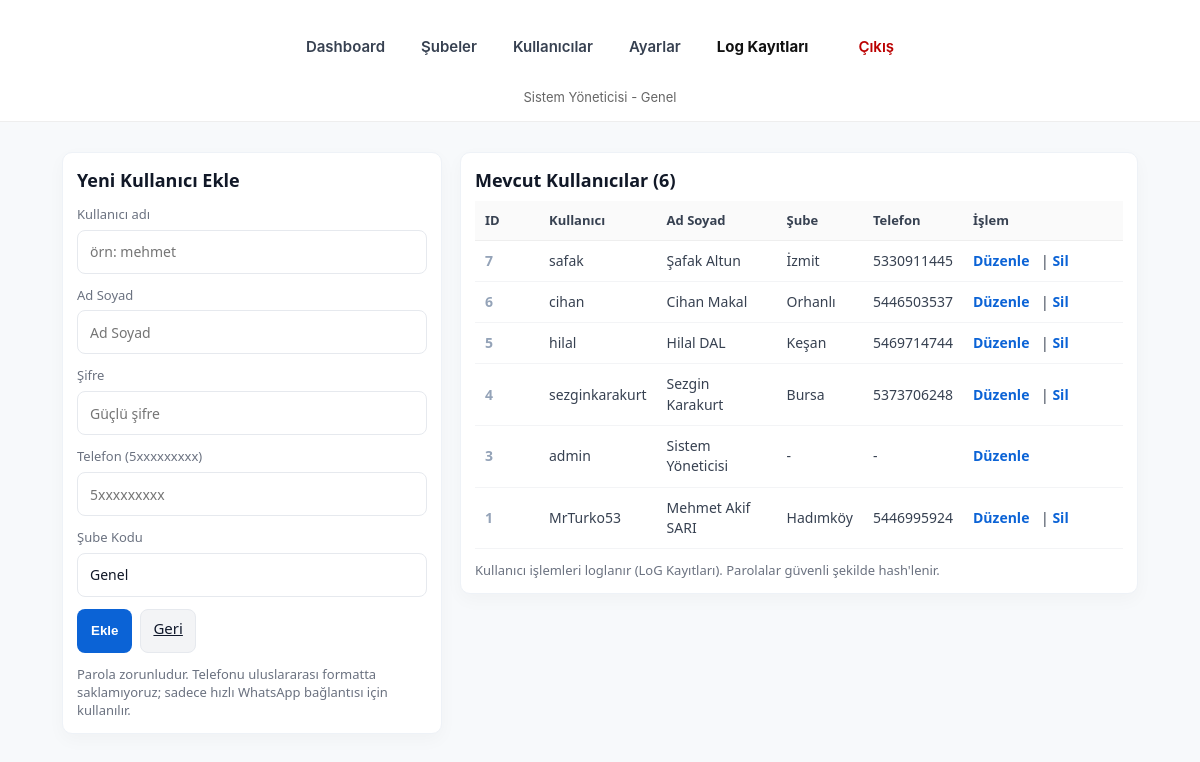
/panel/users.php (signed in), run on the app's committed database.
### tables this page shows
CREATE TABLE `users` (
  `id` int(11) NOT NULL,
  `username` varchar(100) NOT NULL,
  `fullname` varchar(200) DEFAULT NULL,
  `password_hash` varchar(255) NOT NULL,
  `branch_code` char(1) DEFAULT NULL,
  `avatar` varchar(255) DEFAULT NULL,
  `created_at` datetime DEFAULT current_timestamp(),
  `is_admin` tinyint(1) NOT NULL DEFAULT 0,
  `phone` varchar(30) DEFAULT NULL
);

### inc/helpers.php (called while the page is built, shortened)
<?php
$configPathCandidates = [
    __DIR__ . '/../config.php',
    __DIR__ . '/../../config.php',
];
$config = null;
foreach ($configPathCandidates as $p) {
    if (file_exists($p)) {
        $tmp = include $p;
        if (is_array($tmp)) { $config = $tmp; break; }
    }
}
function base_url() {
    global $config;
    $b = $config['base_url'] ?? '';
    $b = trim((string)$b);
    return rtrim($b, '/');
}
function asset($path) {
    $path = (string)$path;
    $path = trim($path);
    $b = base_url();
    if ($path[0] === '/') {
        return ($b === '') ? $path : $b . $path;
    }
    return ($b === '') ? '/' . ltrim($path, '/') : $b . '/' . ltrim($path, '/');
}
function asset_file_path($relPath) {
    $relPath = ltrim((string)$relPath, '/');
    $candidates = [
        __DIR__ . '/../' . $relPath,
        __DIR__ . '/../../' . $relPath,
        __DIR__ . '/../../../' . $relPath,
    ];
    foreach ($candidates as $fp) {
        if (file_exists($fp)) return $fp;
    }
    return false;
}
?>

### config.php (called while the page is built)
<?php
return [
    'db_host' => 'localhost',
    'db_name' => 'sirtkoyu_pnl',
    'db_user' => 'sirtkoyu_pnl',
    'db_pass' => 'UrouesQAqbOzgxa7',
    'base_url' => '/pnl2',
];

### inc/auth.php (called while the page is built, shortened)
<?php
function current_user() {
    return $_SESSION['user'] ?? null;
}
function is_admin() {
    $u = current_user();
    return $u && !empty($u['is_admin']);
}

### panel/users.php (the view, shortened to what this page needs)
<?php
require_once __DIR__ . '/../inc/auth.php';
require_once __DIR__ . '/../inc/helpers.php';
$db = db_connect();
$branches = ['1'=>'Bursa','2'=>'İzmit','3'=>'Orhanlı','4'=>'Hadımköy','5'=>'Keşan'];
$editUser = null;
$users = $db->query("SELECT id, username, fullname, branch_code, phone FROM users ORDER BY id DESC")->fetchAll(PDO::FETCH_ASSOC);
?>
<!doctype html>
<html lang="tr">
<head>
  <?php require_once __DIR__ . '/../inc/head.php'; ?>
  <link rel="stylesheet" href="<?php echo asset('/assets/css/panel-users.css'); ?>">
</head>
<body>
  <?php require_once __DIR__ . '/header.php'; ?>
  <main class="users-page">
    <div class="users-grid">
      <div class="card">
        <?php if ($editUser): ?>
          <h2>Kullanıcı Düzenle</h2>
          <form method="post" novalidate>
            <input type="hidden" name="action" value="update">
            <input type="hidden" name="id" value="<?php echo (int)$editUser['id']; ?>">
            <label>Kullanıcı adı</label>
            <input name="username" required value="<?php echo htmlspecialchars($editUser['username']); ?>">
            <label>Ad Soyad</label>
            <input name="fullname" value="<?php echo htmlspecialchars($editUser['fullname']); ?>">
            <label>Telefon (5xxxxxxxxx)</label>
            <input name="phone" value="<?php echo htmlspecialchars($editUser['phone'] ?? ''); ?>" placeholder="5xxxxxxxxx">
            <label>Şifre (değiştirmek istersen)</label>
            <input type="password" name="password" placeholder="Yeni şifre (boş bırakılınca değişmez)">
            <label>Şube Kodu</label>
            <select name="branch_code">
              <option value="">Genel</option>
              <?php foreach($branches as $k=>$v): ?>
                <option value="<?php echo $k; ?>" <?php echo ($editUser['branch_code'] == $k) ? 'selected' : ''; ?>><?php echo htmlspecialchars($v); ?></option>
              <?php endforeach; ?>
            </select>
            <div class="form-actions">
              <button class="btn-primary" type="submit">Güncelle</button>
              <a class="btn-secondary" href="users.php">İptal</a>
            </div>
          </form>
        <?php else: ?>
          <h2>Yeni Kullanıcı Ekle</h2>
          <form method="post" novalidate>
            <label>Kullanıcı adı</label>
            <input name="username" required placeholder="örn: mehmet">
            <label>Ad Soyad</label>
            <input name="fullname" placeholder="Ad Soyad">
            <label>Şifre</label>
            <input type="password" name="password" required placeholder="Güçlü şifre">
            <label>Telefon (5xxxxxxxxx)</label>
            <input name="phone" placeholder="5xxxxxxxxx">
            <label>Şube Kodu</label>
            <select name="branch_code">
              <option value="">Genel</option>
            </select>
            <div class="form-actions">
              <button class="btn-primary" type="submit">Ekle</button>
              <a class="btn-secondary" href="dashboard.php">Geri</a>
            </div>
            <div class="small-note">Parola zorunludur. Telefonu uluslararası formatta saklamıyoruz; sadece hızlı WhatsApp bağlantısı için kullanılır.</div>
          </form>
        <?php endif; ?>
      </div>
      <div class="card">
        <h2>Mevcut Kullanıcılar (<?php echo count($users); ?>)</h2>
        <div style="overflow:auto; max-height:640px; margin-top:8px;">
          <table class="users-table" role="table">
            <thead>
              <tr>
                <th style="width:64px">ID</th>
                <th>Kullanıcı</th>
                <th>Ad Soyad</th>
                <th>Şube</th>
                <th>Telefon</th>
                <th style="width:160px">İşlem</th>
              </tr>
            </thead>
            <tbody>
              <?php foreach($users as $u): ?>
                <tr>
                  <td><?php echo (int)$u['id']; ?></td>
                  <td><?php echo htmlspecialchars($u['username']); ?></td>
                  <td><?php echo htmlspecialchars($u['fullname']); ?></td>
                  <td><?php echo htmlspecialchars($branches[$u['branch_code']] ?? '-'); ?></td>
                  <td><?php echo htmlspecialchars($u['phone'] ?? '-'); ?></td>
                  <td class="action-links">
                    <a href="?edit=<?php echo (int)$u['id']; ?>">Düzenle</a>
                    <?php if ($u['id'] !== ($_SESSION['user']['id'] ?? 0)): ?>
                      | <a href="?delete=<?php echo (int)$u['id']; ?>" onclick="return confirm('Silinsin mi?')">Sil</a>
                    <?php else: ?>
                    <?php endif; ?>
                  </td>
                </tr>
              <?php endforeach; ?>
            </tbody>
          </table>
        </div>
        <div class="small-note" style="margin-top:12px">Kullanıcı işlemleri loglanır (LoG Kayıtları). Parolalar güvenli şekilde hash'lenir.</div>
      </div>
    </div>
  </main>
</body>
</html>

### inc/head.php (shortened to what this page needs)
<?php
require_once __DIR__ . '/helpers.php';
$cssRel = '/assets/css/style.css';
$cssUrl = asset($cssRel);
$cssFilePath = asset_file_path($cssRel);
$ver = $cssFilePath ? filemtime($cssFilePath) : time();
?>
<link rel="stylesheet" href="<?php echo htmlspecialchars($cssUrl . '?v=' . $ver, ENT_QUOTES, 'UTF-8'); ?>">

### panel/header.php
<?php
require_once __DIR__ . '/../inc/auth.php';
$user = current_user();
?>
<header style="text-align:center;padding:14px;border-bottom:1px solid #eee;background:#fff">
  <nav style="display:flex;justify-content:center;gap:12px;align-items:center;flex-wrap:wrap">
    <a href="dashboard.php">Dashboard</a>
    <a href="branches.php">Şubeler</a>
    <?php if (is_admin()): ?>
      <a href="users.php">Kullanıcılar</a>
      <a href="settings.php">Ayarlar</a>
      <a href="logs.php" style="font-weight:700;color:#111;">Log Kayıtları</a>
    <?php endif; ?>
    <a href="logout.php" style="margin-left:14px;color:#b00">Çıkış</a>
  </nav>
  <div style="margin-top:8px;color:#666;font-size:13px">
    <?php if ($user): ?>
      <?php echo htmlspecialchars($user['fullname'] ?? $user['username']); ?> - <?php echo htmlspecialchars($user['branch_code'] ? ('Şube: ' . $user['branch_code']) : 'Genel'); ?>
    <?php endif; ?>
  </div>
</header>

### assets/css/style.css (style rules this page uses)
:root { --bg: #f5f7fb; --card: #ffffff; --accent: #0b63d6; --muted: #6b7280; --success: #16a34a; --danger: #dc2626; --border: #e6e9ee; }
* { box-sizing:border-box }
html,body { height:100%;margin:0;font-family:Inter, system-ui, -apple-system, "Segoe UI", Roboto, "Helvetica Neue", Arial, "Noto Sans", sans-serif; }
body { background:var(--bg);color:#111827;-webkit-font-smoothing:antialiased;-moz-osx-font-smoothing:grayscale;line-height:1.45;font-size:15px }
label { display:block;font-size:13px;color:var(--muted);margin-top:12px;margin-bottom:6px }
input[type="text"], input[type="file"], input[type="password"], textarea, select { width:100%; padding:10px 12px; border:1px solid var(--border); border-radius:8px; background:#fff; font-size:14px; color:#111827; transition:box-shadow .12s ease, border-color .12s ease; }
.btn-primary { display:inline-block; padding:10px 18px; background:var(--accent); color:#fff; border:none; border-radius:8px; cursor:pointer; font-weight:600; transition:all .12s ease; }
.btn-secondary { padding:8px 14px;background:#f3f4f6;border-radius:8px;border:1px solid var(--border);color:#111827; }
header { background:#fff;border-bottom:1px solid var(--border) }
header nav { display:flex;justify-content:center;gap:12px;padding:14px 8px;align-items:center;flex-wrap:wrap }
header nav a { color:#374151;text-decoration:none;padding:8px 12px;border-radius:8px;font-weight:600 }
table { width:100%;border-collapse:collapse }
table th, table td { padding:10px;border-bottom:1px solid #eee;vertical-align:middle }

### assets/css/panel-users.css (style rules this page uses)
:root { --bg: #f7f9fb; --card-bg: #ffffff; --accent: #0b63d6; --muted: #6b7280; --border: #e6e9ee; --shadow: 0 6px 18px rgba(16,24,40,0.03); }
.users-page { max-width: 1100px; margin: 18px auto; padding: 12px; font-family: system-ui, -apple-system, "Segoe UI", Roboto, "Helvetica Neue", Arial, "Noto Sans", sans-serif; color: #0f172a; background: transparent; }
.users-page h2 { font-size: 18px; margin: 0 0 10px 0; font-weight: 600; color: #111827; }
.users-grid { display: grid; grid-template-columns: 380px 1fr; gap: 18px; align-items: start; }
.card { background: var(--card-bg); border-radius: 10px; border: 1px solid var(--border); box-shadow: var(--shadow); padding: 14px; }
.small-note { font-size: 13px; color: var(--muted); margin-top: 10px; line-height: 1.4; }
.card input[type="text"], .card input[type="tel"], .card input[type="email"], .card input[type="number"], .card input[type="password"], .card input:not([type]), .card select, .card textarea { -webkit-appearance: none; -moz-appearance: none; appearance: none; box-sizing: border-box; width: 100%; min-height: 44px; height: 44px; padding: 10px 12px; border: 1px solid var(--border); border-radius: 8px; background: #fff; font-size: 14px; color: #111827; line-height: 1.2; transition: box-shadow .12s ease, border-color .12s ease; }
.card label { display: block; margin-top: 12px; margin-bottom: 6px; color: var(--muted); font-size: 13px; }
.card input[type="text"], .card input[type="password"], .card input:not([type]) { padding-right: 44px; }
.form-actions { margin-top: 12px; display: flex; gap: 8px; align-items: center; }
.btn-primary { background: var(--accent); color: #fff; padding: 9px 14px; border-radius: 8px; border: none; font-weight: 700; height: 44px; cursor: pointer; }
.btn-secondary { background: #f3f4f6; color: #0f172a; padding: 8px 12px; border-radius: 8px; border: 1px solid var(--border); height: 44px; cursor: pointer; }
.users-table { width: 100%; border-collapse: collapse; font-size: 14px; }
.users-table thead th { text-align: left; padding: 12px; background: #fbfdff; border-bottom: 1px solid #eef2f7; color: #374151; font-weight: 700; font-size: 13px; }
.users-table tbody td { padding: 12px; border-bottom: 1px solid #f3f4f6; color: #334155; vertical-align: middle; }
.users-table td:first-child { width: 64px; color: #94a3b8; font-weight: 600; }
.action-links a, .users-table a { color: var(--accent); text-decoration: none; margin-right: 8px; font-weight: 600; }
.card .small-note { margin-top: 12px; }
.users-page .card { padding: 14px; }
.users-page input, .users-page select, .users-page textarea { font-family: inherit; }

### data on the page
users: fullname "Sistem Yöneticisi", branch_code "Genel", id "3", username "admin", branch_code "-", phone "-"
users: id "7", username "safak", fullname "Şafak Altun", branch_code "İzmit", phone "5330911445"
users: id "6", username "cihan", fullname "Cihan Makal", branch_code "Orhanlı", phone "5446503537"
users: id "5", username "hilal", fullname "Hilal DAL", branch_code "Keşan", phone "5469714744"
users: id "4", username "sezginkarakurt", fullname "Sezgin Karakurt", branch_code "Bursa", phone "5373706248"
users: id "1", username "MrTurko53", fullname "Mehmet Akif SARI", branch_code "Hadımköy", phone "5446995924"

### other printed values
count($users) "6"
